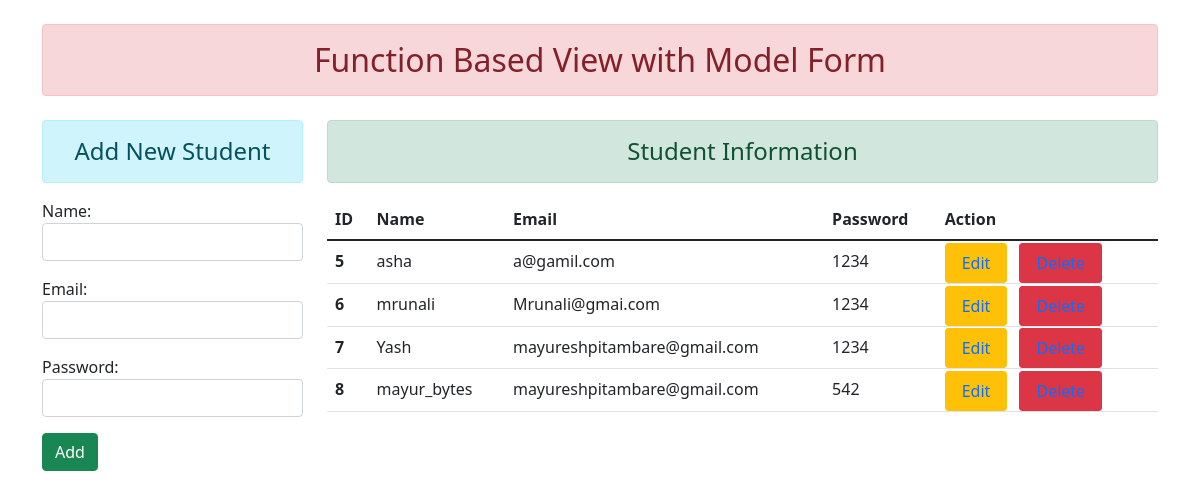
The page / on the database its author committed.
### enroll/models.py (models this page shows, shortened)
class Student(models.Model):
    name = models.CharField(max_length=50)
    email = models.CharField(max_length=50)
    password = models.CharField(max_length=50)

### enroll/views.py (the view)
# urls.py: path('', views.add_show, name='addandshow'),
def add_show(request):
    if request.method == "POST":
        form = StudentRegister(request.POST)
        if form.is_valid():
            form.save()
            messages.success(request, 'Student details added.')
            return redirect('/')
    else:
        form = StudentRegister()
    stud = Student.objects.all()
    return render(request, 'addandshow.html', {'form':form, 'stud':stud})

### enroll/forms.py
class StudentRegister(forms.ModelForm):
    class Meta:
        model = Student
        fields = ["name", "email", "password"]
        widgets = {
            'name': forms.TextInput(attrs={'class':'form-control'}),
            'email': forms.EmailInput(attrs={'class':'form-control'}),
            'password': forms.PasswordInput(attrs={'class':'form-control'}),
        }

### enroll/templates/addandshow.html (shortened to what this page needs)
{% extends 'base.html' %}
{% block body %}
<div class="container">
<div class="row">
<div class="col-sm-3">
<h4 class="text-center alert alert-info">Add New Student</h4>
<form action="" method="POST">
{{form.as_p}}
<button type="submit" class="btn btn-success">Add</button>
</form>
</div>
<div class="col-sm-9">
<h4 class="text-center alert alert-success">Student Information</h4>
<table class="table table-hover">
  <thead>
    <tr>
      <th scope="col">ID</th>
      <th scope="col">Name</th>
      <th scope="col">Email</th>
      <th scope="col">Password</th>
      <th scope="col">Action</th>
    </tr>
  </thead>
  <tbody>
  {% for st in stud%}
    <tr>
      <th scope="row">{{st.id}}</th>
      <td>{{st.name}}</td>
      <td>{{st.email}}</td>
      <td>{{st.password}}</td>
      <td>
      <div class="d-inline">
      <a href="edit/{{st.id}}"  class="nav-link btn btn-warning  d-inline">Edit</a>
      <a href="delete/{{st.id}}"  class="nav-link btn btn-danger mx-2 d-inline">Delete</a>
      </div>
      </td>
    </tr>
  {% endfor %}
  </tbody>
</table>
</div>
</div>
</div>
{% endblock body %}

### enroll/templates/base.html (shortened to what this page needs)
<!doctype html>
<html lang="en">
  <head>
    <link href="https://cdn.jsdelivr.net/npm/bootstrap@5.1.1/dist/css/bootstrap.min.css" rel="stylesheet">
  </head>
  <body>
    <div class="container my-4">
    <h2 class="text-center alert alert-danger">Function Based View with Model Form</h2>
    </div>
    {% block body %}
    {% endblock body %}
  </body>
</html>

### rows shown on the page
Student: id "5", name "asha", email "a@gamil.com", password "1234"
Student: id "6", name "mrunali", email "Mrunali@gmai.com", password "1234"
Student: id "7", name "Yash", email "mayureshpitambare@gmail.com", password "1234"
Student: id "8", name "mayur_bytes", email "mayureshpitambare@gmail.com", password "542"
